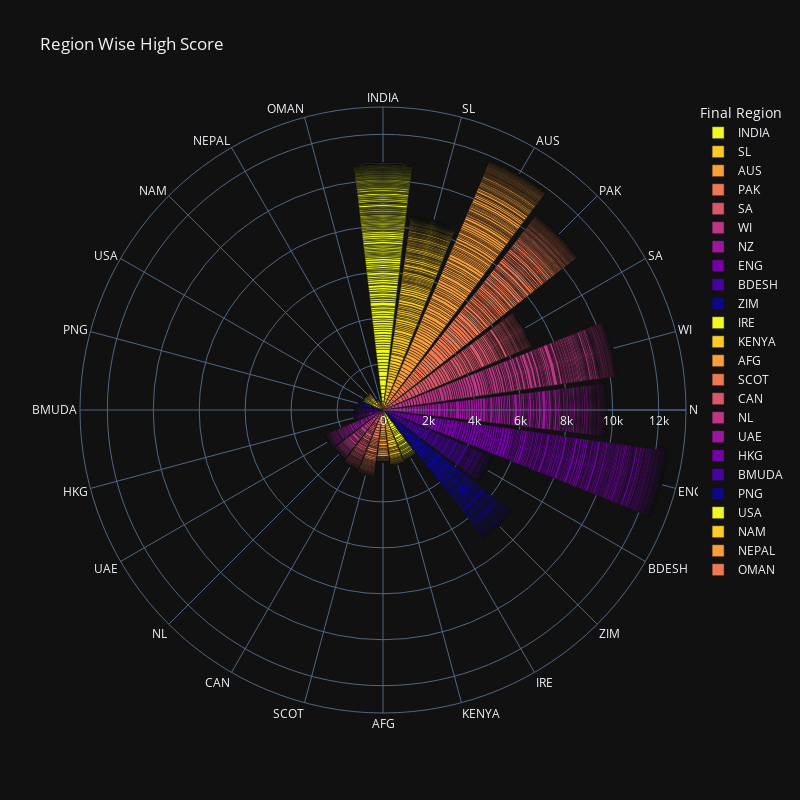

The code cell stored with this chart in its notebook:
### Code cell
px.bar_polar(odi, r='HS', theta='Final Region', color='Final Region', template='plotly_dark', title='Region Wise High Score',
             color_discrete_sequence=px.colors.sequential.Plasma_r, width=800, height=800)

### Figure 1 — Plotly figure (JSON) as saved in the notebook; plotly's stock layout.template omitted (floating-point values rounded to 4 significant figures; data arrays with more than 128 entries replaced by an {"elided": "..."} marker saying what was removed)
{"data": [{"hovertemplate": "Final Region=%{theta}<br>HS=%{r}<extra></extra>", "legendgroup": "INDIA", "marker": {"color": "#f0f921", "pattern": {"shape": ""}}, "name": "INDIA", "r": {"elided": "217 int values"}, "showlegend": true, "subplot": "polar", "theta": {"elided": "217 str values"}, "type": "barpolar"}, {"hovertemplate": "Final Region=%{theta}<br>HS=%{r}<extra></extra>", "legendgroup": "SL", "marker": {"color": "#fdca26", "pattern": {"shape": ""}}, "name": "SL", "r": {"elided": "185 int values"}, "showlegend": true, "subplot": "polar", "theta": {"elided": "185 str values"}, "type": "barpolar"}, {"hovertemplate": "Final Region=%{theta}<br>HS=%{r}<extra></extra>", "legendgroup": "AUS", "marker": {"color": "#fb9f3a", "pattern": {"shape": ""}}, "name": "AUS", "r": {"elided": "219 int values"}, "showlegend": true, "subplot": "polar", "theta": {"elided": "219 str values"}, "type": "barpolar"}, {"hovertemplate": "Final Region=%{theta}<br>HS=%{r}<extra></extra>", "legendgroup": "PAK", "marker": {"color": "#ed7953", "pattern": {"shape": ""}}, "name": "PAK", "r": {"elided": "219 int values"}, "showlegend": true, "subplot": "polar", "theta": {"elided": "219 str values"}, "type": "barpolar"}, {"hovertemplate": "Final Region=%{theta}<br>HS=%{r}<extra></extra>", "legendgroup": "SA", "marker": {"color": "#d8576b", "pattern": {"shape": ""}}, "name": "SA", "r": [139, 176, 159, 175, 141, 188, 121, 112, 185, 150, 178, 147, 124, 103, 130, 125, 139, 161, 131, 100, 129, 97, 132, 81, 70, 89, 81, 53, 124, 127, 97, 61, 95, 67, 46, 106, 68, 69, 63, 56, 80, 169, 71, 62, 102, 82, 60, 63, 69, 88, 54, 56, 32, 31, 59, 24, 42, 32, 20, 113, 29, 30, 54, 26, 50, 30, 45, 43, 42, 41, 23, 13, 39, 37, 51, 28, 20, 35, 23, 19, 12, 29, 23, 35, 33, 23, 16, 28, 13, 34, 19, 17, 25, 31, 14, 17, 17, 24, 23, 11, 16, 6, 4, 5, 5, 7, 8, 7, 6, 6, 6, 5, 4, 3, 3, 2, 2, 1, 0, 0, 0, 0], "showlegend": true, "subplot": "polar", "theta": ["SA", "SA", "SA", "SA", "SA", "SA", "SA", "SA", "SA", "SA", "SA", "SA", "SA", "SA", "SA", "SA", "SA", "SA", "SA", "SA", "SA", "SA", "SA", "SA", "SA", "SA", "SA", "SA", "SA", "SA", "SA", "SA", "SA", "SA", "SA", "SA", "SA", "SA", "SA", "SA", "SA", "SA", "SA", "SA", "SA", "SA", "SA", "SA", "SA", "SA", "SA", "SA", "SA", "SA", "SA", "SA", "SA", "SA", "SA", "SA", "SA", "SA", "SA", "SA", "SA", "SA", "SA", "SA", "SA", "SA", "SA", "SA", "SA", "SA", "SA", "SA", "SA", "SA", "SA", "SA", "SA", "SA", "SA", "SA", "SA", "SA", "SA", "SA", "SA", "SA", "SA", "SA", "SA", "SA", "SA", "SA", "SA", "SA", "SA", "SA", "SA", "SA", "SA", "SA", "SA", "SA", "SA", "SA", "SA", "SA", "SA", "SA", "SA", "SA", "SA", "SA", "SA", "SA", "SA", "SA", "SA", "SA"], "type": "barpolar"}, {"hovertemplate": "Final Region=%{theta}<br>HS=%{r}<extra></extra>", "legendgroup": "WI", "marker": {"color": "#bd3786", "pattern": {"shape": ""}}, "name": "WI", "r": {"elided": "190 int values"}, "showlegend": true, "subplot": "polar", "theta": {"elided": "190 str values"}, "type": "barpolar"}, {"hovertemplate": "Final Region=%{theta}<br>HS=%{r}<extra></extra>", "legendgroup": "NZ", "marker": {"color": "#9c179e", "pattern": {"shape": ""}}, "name": "NZ", "r": {"elided": "189 int values"}, "showlegend": true, "subplot": "polar", "theta": {"elided": "189 str values"}, "type": "barpolar"}, {"hovertemplate": "Final Region=%{theta}<br>HS=%{r}<extra></extra>", "legendgroup": "ENG", "marker": {"color": "#7201a8", "pattern": {"shape": ""}}, "name": "ENG", "r": {"elided": "247 int values"}, "showlegend": true, "subplot": "polar", "theta": {"elided": "247 str values"}, "type": "barpolar"}, {"hovertemplate": "Final Region=%{theta}<br>HS=%{r}<extra></extra>", "legendgroup": "BDESH", "marker": {"color": "#46039f", "pattern": {"shape": ""}}, "name": "BDESH", "r": {"elided": "129 int values"}, "showlegend": true, "subplot": "polar", "theta": {"elided": "129 str values"}, "type": "barpolar"}, {"hovertemplate": "Final Region=%{theta}<br>HS=%{r}<extra></extra>", "legendgroup": "ZIM", "marker": {"color": "#0d0887", "pattern": {"shape": ""}}, "name": "ZIM", "r": {"elided": "136 int values"}, "showlegend": true, "subplot": "polar", "theta": {"elided": "136 str values"}, "type": "barpolar"}, {"hovertemplate": "Final Region=%{theta}<br>HS=%{r}<extra></extra>", "legendgroup": "IRE", "marker": {"color": "#f0f921", "pattern": {"shape": ""}}, "name": "IRE", "r": [177, 139, 142, 109, 113, 145, 96, 79, 71, 45, 56, 62, 116, 50, 79, 78, 39, 45, 23, 36, 73, 39, 31, 31, 32, 18, 56, 37, 25, 28, 29, 54, 18, 19, 22, 14, 16, 18, 15, 16, 11, 15, 15, 8, 11, 12, 9, 7, 5, 4, 2, 2, 2, 1], "showlegend": true, "subplot": "polar", "theta": ["IRE", "IRE", "IRE", "IRE", "IRE", "IRE", "IRE", "IRE", "IRE", "IRE", "IRE", "IRE", "IRE", "IRE", "IRE", "IRE", "IRE", "IRE", "IRE", "IRE", "IRE", "IRE", "IRE", "IRE", "IRE", "IRE", "IRE", "IRE", "IRE", "IRE", "IRE", "IRE", "IRE", "IRE", "IRE", "IRE", "IRE", "IRE", "IRE", "IRE", "IRE", "IRE", "IRE", "IRE", "IRE", "IRE", "IRE", "IRE", "IRE", "IRE", "IRE", "IRE", "IRE", "IRE"], "type": "barpolar"}, {"hovertemplate": "Final Region=%{theta}<br>HS=%{r}<extra></extra>", "legendgroup": "KENYA", "marker": {"color": "#fdca26", "pattern": {"shape": ""}}, "name": "KENYA", "r": [111, 111, 98, 144, 113, 61, 83, 93, 96, 72, 78, 74, 92, 66, 67, 122, 74, 112, 36, 44, 73, 34, 16, 53, 86, 34, 47, 41, 27, 28, 15, 20, 33, 29, 11, 25, 25, 21, 16, 17, 6, 10, 16, 8, 6, 6, 5, 1, 1], "showlegend": true, "subplot": "polar", "theta": ["KENYA", "KENYA", "KENYA", "KENYA", "KENYA", "KENYA", "KENYA", "KENYA", "KENYA", "KENYA", "KENYA", "KENYA", "KENYA", "KENYA", "KENYA", "KENYA", "KENYA", "KENYA", "KENYA", "KENYA", "KENYA", "KENYA", "KENYA", "KENYA", "KENYA", "KENYA", "KENYA", "KENYA", "KENYA", "KENYA", "KENYA", "KENYA", "KENYA", "KENYA", "KENYA", "KENYA", "KENYA", "KENYA", "KENYA", "KENYA", "KENYA", "KENYA", "KENYA", "KENYA", "KENYA", "KENYA", "KENYA", "KENYA", "KENYA"], "type": "barpolar"}, {"hovertemplate": "Final Region=%{theta}<br>HS=%{r}<extra></extra>", "legendgroup": "AFG", "marker": {"color": "#fb9f3a", "pattern": {"shape": ""}}, "name": "AFG", "r": [116, 131, 114, 101, 96, 104, 114, 129, 97, 82, 81, 60, 47, 114, 56, 118, 52, 67, 53, 57, 60, 86, 94, 17, 39, 16, 15, 17, 21, 20, 25, 7, 23, 12, 9, 8, 6, 5, 3, 3, 3, 2, 2, 1], "showlegend": true, "subplot": "polar", "theta": ["AFG", "AFG", "AFG", "AFG", "AFG", "AFG", "AFG", "AFG", "AFG", "AFG", "AFG", "AFG", "AFG", "AFG", "AFG", "AFG", "AFG", "AFG", "AFG", "AFG", "AFG", "AFG", "AFG", "AFG", "AFG", "AFG", "AFG", "AFG", "AFG", "AFG", "AFG", "AFG", "AFG", "AFG", "AFG", "AFG", "AFG", "AFG", "AFG", "AFG", "AFG", "AFG", "AFG", "AFG"], "type": "barpolar"}, {"hovertemplate": "Final Region=%{theta}<br>HS=%{r}<extra></extra>", "legendgroup": "SCOT", "marker": {"color": "#ed7953", "pattern": {"shape": ""}}, "name": "SCOT", "r": [156, 175, 101, 119, 114, 139, 121, 101, 123, 114, 71, 61, 64, 58, 59, 59, 34, 41, 87, 96, 35, 37, 67, 46, 70, 63, 46, 31, 26, 28, 28, 31, 31, 32, 26, 23, 27, 17, 23, 27, 22, 20, 31, 23, 27, 20, 22, 11, 11, 7, 17, 13, 7, 14, 6, 10, 8, 10, 10, 8, 9, 3, 2, 3, 0, 0, 0, 0], "showlegend": true, "subplot": "polar", "theta": ["SCOT", "SCOT", "SCOT", "SCOT", "SCOT", "SCOT", "SCOT", "SCOT", "SCOT", "SCOT", "SCOT", "SCOT", "SCOT", "SCOT", "SCOT", "SCOT", "SCOT", "SCOT", "SCOT", "SCOT", "SCOT", "SCOT", "SCOT", "SCOT", "SCOT", "SCOT", "SCOT", "SCOT", "SCOT", "SCOT", "SCOT", "SCOT", "SCOT", "SCOT", "SCOT", "SCOT", "SCOT", "SCOT", "SCOT", "SCOT", "SCOT", "SCOT", "SCOT", "SCOT", "SCOT", "SCOT", "SCOT", "SCOT", "SCOT", "SCOT", "SCOT", "SCOT", "SCOT", "SCOT", "SCOT", "SCOT", "SCOT", "SCOT", "SCOT", "SCOT", "SCOT", "SCOT", "SCOT", "SCOT", "SCOT", "SCOT", "SCOT", "SCOT"], "type": "barpolar"}, {"hovertemplate": "Final Region=%{theta}<br>HS=%{r}<extra></extra>", "legendgroup": "CAN", "marker": {"color": "#d8576b", "pattern": {"shape": ""}}, "name": "CAN", "r": [137, 92, 111, 94, 130, 93, 44, 58, 62, 77, 72, 70, 48, 46, 49, 117, 70, 45, 88, 33, 38, 50, 49, 59, 35, 71, 53, 69, 40, 31, 46, 48, 45, 25, 21, 44, 24, 30, 43, 27, 16, 25, 13, 17, 19, 32, 19, 12, 29, 9, 25, 25, 12, 17, 20, 15, 13, 16, 18, 9, 8, 13, 6, 9, 13, 8, 10, 7, 3, 4, 5, 4, 4, 3, 2, 3, 3, 3, 2, 2, 1, 0, 0, 0], "showlegend": true, "subplot": "polar", "theta": ["CAN", "CAN", "CAN", "CAN", "CAN", "CAN", "CAN", "CAN", "CAN", "CAN", "CAN", "CAN", "CAN", "CAN", "CAN", "CAN", "CAN", "CAN", "CAN", "CAN", "CAN", "CAN", "CAN", "CAN", "CAN", "CAN", "CAN", "CAN", "CAN", "CAN", "CAN", "CAN", "CAN", "CAN", "CAN", "CAN", "CAN", "CAN", "CAN", "CAN", "CAN", "CAN", "CAN", "CAN", "CAN", "CAN", "CAN", "CAN", "CAN", "CAN", "CAN", "CAN", "CAN", "CAN", "CAN", "CAN", "CAN", "CAN", "CAN", "CAN", "CAN", "CAN", "CAN", "CAN", "CAN", "CAN", "CAN", "CAN", "CAN", "CAN", "CAN", "CAN", "CAN", "CAN", "CAN", "CAN", "CAN", "CAN", "CAN", "CAN", "CAN", "CAN", "CAN", "CAN"], "type": "barpolar"}, {"hovertemplate": "Final Region=%{theta}<br>HS=%{r}<extra></extra>", "legendgroup": "NL", "marker": {"color": "#bd3786", "pattern": {"shape": ""}}, "name": "NL", "r": [119, 98, 77, 96, 101, 137, 92, 80, 71, 104, 97, 58, 134, 56, 40, 52, 44, 74, 45, 29, 121, 41, 47, 34, 86, 34, 58, 57, 44, 51, 41, 32, 23, 16, 32, 20, 39, 34, 12, 31, 30, 15, 13, 15, 8, 22, 14, 9, 13, 19, 9, 15, 10, 12, 7, 7, 5, 6, 4, 2, 1, 1, 1, 0, 0], "showlegend": true, "subplot": "polar", "theta": ["NL", "NL", "NL", "NL", "NL", "NL", "NL", "NL", "NL", "NL", "NL", "NL", "NL", "NL", "NL", "NL", "NL", "NL", "NL", "NL", "NL", "NL", "NL", "NL", "NL", "NL", "NL", "NL", "NL", "NL", "NL", "NL", "NL", "NL", "NL", "NL", "NL", "NL", "NL", "NL", "NL", "NL", "NL", "NL", "NL", "NL", "NL", "NL", "NL", "NL", "NL", "NL", "NL", "NL", "NL", "NL", "NL", "NL", "NL", "NL", "NL", "NL", "NL", "NL", "NL"], "type": "barpolar"}, {"hovertemplate": "Final Region=%{theta}<br>HS=%{r}<extra></extra>", "legendgroup": "UAE", "marker": {"color": "#9c179e", "pattern": {"shape": ""}}, "name": "UAE", "r": [106, 80, 121, 109, 132, 98, 90, 45, 92, 57, 67, 99, 50, 56, 66, 59, 79, 70, 47, 84, 43, 63, 47, 43, 51, 55, 41, 43, 40, 25, 60, 32, 28, 18, 28, 23, 24, 41, 16, 37, 22, 27, 39, 23, 23, 24, 13, 23, 17, 13, 12, 10, 11, 13, 10, 9, 14, 14, 8, 12, 6, 12, 6, 9, 4, 6, 7, 4, 5, 2, 3, 2, 2, 2, 1, 1, 1, 0, 0, 0, 0], "showlegend": true, "subplot": "polar", "theta": ["UAE", "UAE", "UAE", "UAE", "UAE", "UAE", "UAE", "UAE", "UAE", "UAE", "UAE", "UAE", "UAE", "UAE", "UAE", "UAE", "UAE", "UAE", "UAE", "UAE", "UAE", "UAE", "UAE", "UAE", "UAE", "UAE", "UAE", "UAE", "UAE", "UAE", "UAE", "UAE", "UAE", "UAE", "UAE", "UAE", "UAE", "UAE", "UAE", "UAE", "UAE", "UAE", "UAE", "UAE", "UAE", "UAE", "UAE", "UAE", "UAE", "UAE", "UAE", "UAE", "UAE", "UAE", "UAE", "UAE", "UAE", "UAE", "UAE", "UAE", "UAE", "UAE", "UAE", "UAE", "UAE", "UAE", "UAE", "UAE", "UAE", "UAE", "UAE", "UAE", "UAE", "UAE", "UAE", "UAE", "UAE", "UAE", "UAE", "UAE", "UAE"], "type": "barpolar"}, {"hovertemplate": "Final Region=%{theta}<br>HS=%{r}<extra></extra>", "legendgroup": "HKG", "marker": {"color": "#7201a8", "pattern": {"shape": ""}}, "name": "HKG", "r": [143, 89, 94, 73, 44, 59, 124, 34, 43, 42, 29, 27, 27, 36, 37, 45, 14, 35, 28, 21, 18, 27, 25, 30, 11, 26, 14, 16, 22, 14, 16, 16, 10, 4, 3, 2, 3, 0, 0, 0, 0], "showlegend": true, "subplot": "polar", "theta": ["HKG", "HKG", "HKG", "HKG", "HKG", "HKG", "HKG", "HKG", "HKG", "HKG", "HKG", "HKG", "HKG", "HKG", "HKG", "HKG", "HKG", "HKG", "HKG", "HKG", "HKG", "HKG", "HKG", "HKG", "HKG", "HKG", "HKG", "HKG", "HKG", "HKG", "HKG", "HKG", "HKG", "HKG", "HKG", "HKG", "HKG", "HKG", "HKG", "HKG", "HKG"], "type": "barpolar"}, {"hovertemplate": "Final Region=%{theta}<br>HS=%{r}<extra></extra>", "legendgroup": "BMUDA", "marker": {"color": "#46039f", "pattern": {"shape": ""}}, "name": "BMUDA", "r": [101, 102, 52, 52, 68, 56, 57, 72, 52, 48, 69, 27, 20, 60, 24, 34, 22, 42, 30, 20, 45, 20, 20, 16, 30, 11, 33, 17, 12, 15, 7, 7, 4, 2, 1], "showlegend": true, "subplot": "polar", "theta": ["BMUDA", "BMUDA", "BMUDA", "BMUDA", "BMUDA", "BMUDA", "BMUDA", "BMUDA", "BMUDA", "BMUDA", "BMUDA", "BMUDA", "BMUDA", "BMUDA", "BMUDA", "BMUDA", "BMUDA", "BMUDA", "BMUDA", "BMUDA", "BMUDA", "BMUDA", "BMUDA", "BMUDA", "BMUDA", "BMUDA", "BMUDA", "BMUDA", "BMUDA", "BMUDA", "BMUDA", "BMUDA", "BMUDA", "BMUDA", "BMUDA"], "type": "barpolar"}, {"hovertemplate": "Final Region=%{theta}<br>HS=%{r}<extra></extra>", "legendgroup": "PNG", "marker": {"color": "#0d0887", "pattern": {"shape": ""}}, "name": "PNG", "r": [104, 151, 109, 76, 59, 65, 61, 39, 35, 89, 46, 29, 46, 31, 28, 36, 21, 11, 38, 24, 4, 3, 2], "showlegend": true, "subplot": "polar", "theta": ["PNG", "PNG", "PNG", "PNG", "PNG", "PNG", "PNG", "PNG", "PNG", "PNG", "PNG", "PNG", "PNG", "PNG", "PNG", "PNG", "PNG", "PNG", "PNG", "PNG", "PNG", "PNG", "PNG"], "type": "barpolar"}, {"hovertemplate": "Final Region=%{theta}<br>HS=%{r}<extra></extra>", "legendgroup": "USA", "marker": {"color": "#f0f921", "pattern": {"shape": ""}}, "name": "USA", "r": [157, 119, 95, 82, 56, 31, 34, 40, 44, 42, 19, 50, 18, 34, 26, 27, 23, 20, 16, 11, 9, 8, 6, 6, 4, 4, 3, 2, 1, 0], "showlegend": true, "subplot": "polar", "theta": ["USA", "USA", "USA", "USA", "USA", "USA", "USA", "USA", "USA", "USA", "USA", "USA", "USA", "USA", "USA", "USA", "USA", "USA", "USA", "USA", "USA", "USA", "USA", "USA", "USA", "USA", "USA", "USA", "USA", "USA"], "type": "barpolar"}, {"hovertemplate": "Final Region=%{theta}<br>HS=%{r}<extra></extra>", "legendgroup": "NAM", "marker": {"color": "#fdca26", "pattern": {"shape": ""}}, "name": "NAM", "r": [136, 85, 52, 73, 88, 41, 60, 36, 61, 52, 27, 33, 24, 41, 23, 24, 17, 14, 17, 11, 5, 6, 6, 5, 3, 0], "showlegend": true, "subplot": "polar", "theta": ["NAM", "NAM", "NAM", "NAM", "NAM", "NAM", "NAM", "NAM", "NAM", "NAM", "NAM", "NAM", "NAM", "NAM", "NAM", "NAM", "NAM", "NAM", "NAM", "NAM", "NAM", "NAM", "NAM", "NAM", "NAM", "NAM"], "type": "barpolar"}, {"hovertemplate": "Final Region=%{theta}<br>HS=%{r}<extra></extra>", "legendgroup": "NEPAL", "marker": {"color": "#fb9f3a", "pattern": {"shape": ""}}, "name": "NEPAL", "r": [115, 61, 51, 40, 29, 55, 50, 15, 21, 21, 18, 19, 12, 8, 9, 3, 4, 4, 3], "showlegend": true, "subplot": "polar", "theta": ["NEPAL", "NEPAL", "NEPAL", "NEPAL", "NEPAL", "NEPAL", "NEPAL", "NEPAL", "NEPAL", "NEPAL", "NEPAL", "NEPAL", "NEPAL", "NEPAL", "NEPAL", "NEPAL", "NEPAL", "NEPAL", "NEPAL"], "type": "barpolar"}, {"hovertemplate": "Final Region=%{theta}<br>HS=%{r}<extra></extra>", "legendgroup": "OMAN", "marker": {"color": "#ed7953", "pattern": {"shape": ""}}, "name": "OMAN", "r": [63, 79, 67, 35, 23, 29, 21, 32, 17, 12, 13, 1, 0], "showlegend": true, "subplot": "polar", "theta": ["OMAN", "OMAN", "OMAN", "OMAN", "OMAN", "OMAN", "OMAN", "OMAN", "OMAN", "OMAN", "OMAN", "OMAN", "OMAN"], "type": "barpolar"}], "layout": {"barmode": "relative", "height": 800, "legend": {"title": {"text": "Final Region"}, "tracegroupgap": 0}, "polar": {"angularaxis": {"categoryarray": ["INDIA", "SL", "AUS", "PAK", "SA", "WI", "NZ", "ENG", "BDESH", "ZIM", "IRE", "KENYA", "AFG", "SCOT", "CAN", "NL", "UAE", "HKG", "BMUDA", "PNG", "USA", "NAM", "NEPAL", "OMAN"], "categoryorder": "array", "direction": "clockwise", "rotation": 90}, "domain": {"x": [0, 1], "y": [0, 1]}}, "title": {"text": "Region Wise High Score"}, "width": 800}}
